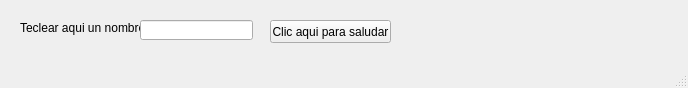
<?xml version="1.0" encoding="UTF-8"?>
<ui version="4.0">
 <class>MainWindow</class>
 <widget class="QMainWindow" name="MainWindow">
  <property name="geometry">
   <rect>
    <x>0</x>
    <y>0</y>
    <width>688</width>
    <height>88</height>
   </rect>
  </property>
  <property name="windowTitle">
   <string>Hello...</string>
  </property>
  <widget class="QWidget" name="centralwidget">
   <widget class="QLabel" name="nombre_etiqueta">
    <property name="geometry">
     <rect>
      <x>20</x>
      <y>20</y>
      <width>121</width>
      <height>16</height>
     </rect>
    </property>
    <property name="text">
     <string>Teclear aqui un nombre:</string>
    </property>
   </widget>
   <widget class="QLineEdit" name="nombre">
    <property name="geometry">
     <rect>
      <x>140</x>
      <y>20</y>
      <width>113</width>
      <height>20</height>
     </rect>
    </property>
   </widget>
   <widget class="QPushButton" name="saludar">
    <property name="geometry">
     <rect>
      <x>270</x>
      <y>20</y>
      <width>121</width>
      <height>23</height>
     </rect>
    </property>
    <property name="text">
     <string>Clic aqui para saludar</string>
    </property>
   </widget>
   <widget class="QLabel" name="saludo">
    <property name="geometry">
     <rect>
      <x>400</x>
      <y>20</y>
      <width>241</width>
      <height>16</height>
     </rect>
    </property>
    <property name="text">
     <string/>
    </property>
   </widget>
  </widget>
  <widget class="QMenuBar" name="menubar">
   <property name="geometry">
    <rect>
     <x>0</x>
     <y>0</y>
     <width>688</width>
     <height>21</height>
    </rect>
   </property>
  </widget>
  <widget class="QStatusBar" name="statusbar"/>
 </widget>
 <resources/>
 <connections/>
</ui>
